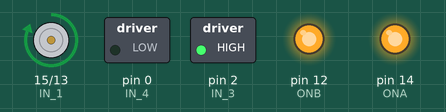
Simulated run of this sketch. Board: Arduino Uno, built with avr-gcc and run on an emulated ATmega328P. Shown: motor-driver pin pairs drawn as motors (green arrow = first pin HIGH = forward, orange = second pin HIGH = backward, longer = more drive), switched loads named in the sketch (green lamp = pin HIGH), output pins drawn as LEDs (lit = HIGH).

Above: at 1.2 s.
At 3.1 s:
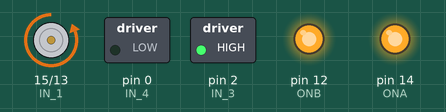
Timing chart, 0 to 4.3 s (numbered marks = the images above):
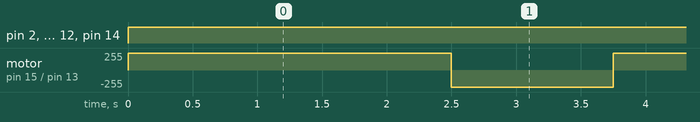

Measured:
- by itself, pin 2 (IN_3), pin 12 (ONB), pin 14 (ONA): LOW → HIGH at 0.00 s
- by itself, motor on pin 15 (IN_1) / pin 13 (IN_2): alternates forward 255/255 for 2.5 s and backward 255/255 for 1.3 s

The sketch:

NodeMCU_Quadrado.ino
```cpp
//Variaveis correspondentes aos pinos do nodemcu e da placa do motor.
// DEFINIÇÃO  PINO CORRESPONDENTE
#define ONA       14          // Habilita/acelera os motores da direita                      GPIO14(D5)     //pino da placa que controla os motores
#define ONB       12          // Habilita/acelera os motores da esquerda                     GPIO12(D6)    //pino da placa que controla os motores
#define IN_1      15          // Ponte H L298N in1 faz os motores  da direita ir pra tras    GPIO15(D8)   //pino da placa que controla os motores
#define IN_2      13          // Ponte H L298N in2 faz os motores da direita ir pra frente   GPIO13(D7)  //pino da placa que controla os motores
#define IN_3      2           // Ponte H L298N in3 faz os motores da esquerda ir  pra tras   GPIO2(D4)  //pino da placa que controla os motores
#define IN_4      0           // Ponte H L298N in4 faz os motores da esquerda ir pra frente  GPIO0(D3) //pino da placa que controla os motores


int speedCar = 600;  //define a velocidade 400 - 1023.

void setup() {
 pinMode(ONA,  OUTPUT);
 pinMode(ONB,  OUTPUT);
 pinMode(IN_1, OUTPUT);
 pinMode(IN_2, OUTPUT);
 pinMode(IN_3, OUTPUT);
 pinMode(IN_4, OUTPUT);
}

void paraFrente(){
      digitalWrite(IN_1, HIGH);
      digitalWrite(IN_2, LOW);
      analogWrite(ONA, speedCar);

      digitalWrite(IN_3, HIGH);
      digitalWrite(IN_4, LOW);
      analogWrite(ONB, speedCar);
}

void paraDireita(){
      digitalWrite(IN_1, LOW);
      digitalWrite(IN_2, HIGH);
      analogWrite(ONA, speedCar);

      digitalWrite(IN_3, HIGH);
      digitalWrite(IN_4, LOW);
      analogWrite(ONB, speedCar);
}

void pararCarro(){
      digitalWrite(IN_1, LOW);
      digitalWrite(IN_2, LOW);
      analogWrite(ONA, speedCar);

      digitalWrite(IN_3, LOW);
      digitalWrite(IN_4, LOW);
      analogWrite(ONB, speedCar);
}


void loop() {
  int voltas = 0;
  if (voltas < 4) {
    paraFrente();
    delay(2500); // delay de 5000 milisegundos de segundo ou seja = 5 segundos
    paraDireita();
    delay(1250); // delay de 2000 milisegundos de segundo ou seja = 2 segundos mais ou menos o tempo pra virar 90° pra acabar o quadrado
    voltas++;
  }
  pararCarro;
}
```
